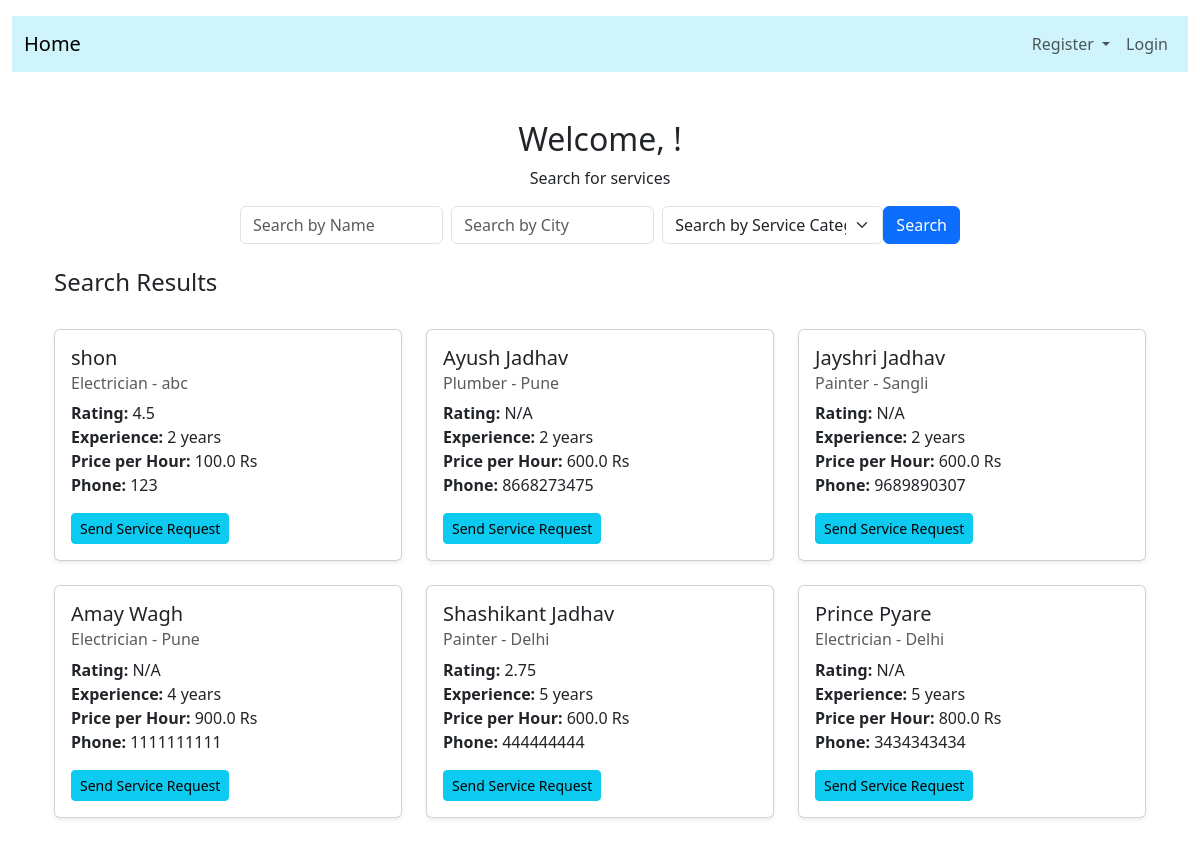
The page /customer/search_services on the database as committed earlier.
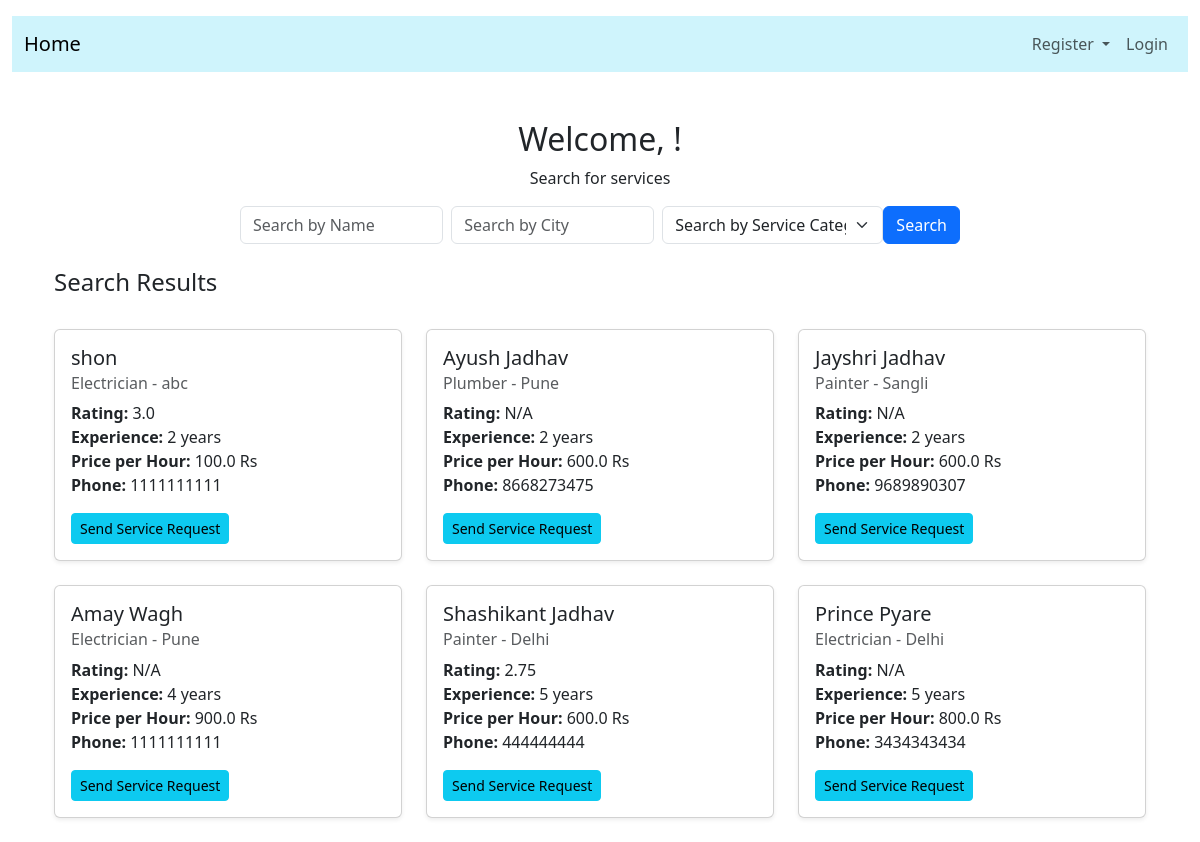
The same page on the database as committed later.
### application/model.py (models this page shows)
class ServiceProfessional(db.Model):
    id = db.Column(db.Integer, primary_key=True)
    name = db.Column(db.String(80), nullable=False)
    phone = db.Column(db.String(80), nullable=False)
    city = db.Column(db.String(80), nullable=False)
    service_category = db.Column(db.String(80), nullable=False)
    rating = db.Column(db.Float, nullable=True)
    experience = db.Column(db.Integer, nullable=False)
    company_name = db.Column(db.String(80), nullable=False)
    status = db.Column(db.String(80), nullable=False)  # ('blacklisted', 'approved', 'pending')
    price_per_hour = db.Column(db.Float, nullable=False)
    expenses_per_hour = db.Column(db.Float, nullable=True)
    user_id = db.Column(db.Integer, db.ForeignKey('user.id'), nullable=False)
    service_requests = db.relationship('ServiceRequest', backref='service_professional', lazy=True)

### application/routes.py (the view)
@app.route('/customer/search_services', methods=['GET'])
def search_services():
    query = request.args.get('query', '')  # For name of the service professional
    city = request.args.get('city', '')    # For filtering by city
    service_category = request.args.get('service_category', '')  # For filtering by service category
    user_id = session.get('user_id')  # Get user ID from session
    customer = Customer.query.filter_by(user_id=user_id).first()  # Get customer details
    categories = ServiceCategory.query.filter_by(status='active').all()
    query_filters = [ServiceProfessional.status == 'approved']  # Filter only approved service professionals
    if query:
        query_filters.append(ServiceProfessional.name.like(f'%{query}%'))
    if city:
        query_filters.append(ServiceProfessional.city.like(f'%{city}%'))
    if service_category:
        query_filters.append(ServiceProfessional.service_category.like(f'%{service_category}%'))
    serviceprofessionals = ServiceProfessional.query.filter(*query_filters).all()
    return render_template('customer_dash.html', services=serviceprofessionals, query=query, city=city, service_category=service_category, customer=customer, categories=categories)

### templates/customer_dash.html (shortened to what this page needs)
{% extends 'base.html' %}
{% block content %}
<div class="container mt-5">
    <div class="row">
        <div class="col-12 text-center">
            <h2>Welcome, {{ customer.name }}!</h2>
            <p>Search for services</p>
        </div>
    </div>
    <div class="row mb-4">
        <div class="col-12 col-md-8 offset-md-2">
            <form class="d-flex flex-column flex-md-row align-items-center" action="{{ url_for('search_services') }}" method="GET">
                <input type="text" class="form-control mb-2 mb-md-0 me-md-2" name="query" placeholder="Search by Name" value="{{ query }}">
                <input type="text" class="form-control mb-2 mb-md-0 me-md-2" name="city" placeholder="Search by City" value="{{ city }}">
                <select class="form-select" name="service_category" aria-label="Search by Service Category">
                    <option value="">Search by Service Category</option>
                </select>
                <button class="btn btn-primary mt-2 mt-md-0" type="submit">Search</button>
            </form>
        </div>
    </div>
    {% if services %}
    <div class="row mb-4">
        <div class="col-12">
            <h4>Search Results</h4>
        </div>
    </div>
    <div class="row">
        {% for service in services %}
        <div class="col-12 col-md-4 mb-4">
            <div class="card shadow-sm">
                <div class="card-body">
                    <h5 class="card-title">{{ service.name }}</h5>
                    <h6 class="card-subtitle mb-2 text-muted">{{ service.service_category }} - {{ service.city }}</h6>
                    <p class="card-text">
                        <strong>Rating:</strong> {{ service.rating or 'N/A' }}<br>
                        <strong>Experience:</strong> {{ service.experience }} years<br>
                        <strong>Price per Hour:</strong> {{ service.price_per_hour }} Rs<br>
                        <strong>Phone:</strong> {{ service.phone }}<br>
                    </p>
                    <button type="button" class="btn btn-info btn-sm" data-bs-toggle="modal" data-bs-target="#serviceRequestModal{{ service.id }}">Send Service Request</button>
                </div>
            </div>
        </div>
        {% endfor %}
    </div>
    {% endif %}
</div>
{% endblock %}

Rows that differ between the two databases and show on the page:
changed ServiceProfessional "shon": rating "4.5" → "3.0"; phone "123" → "1111111111"
